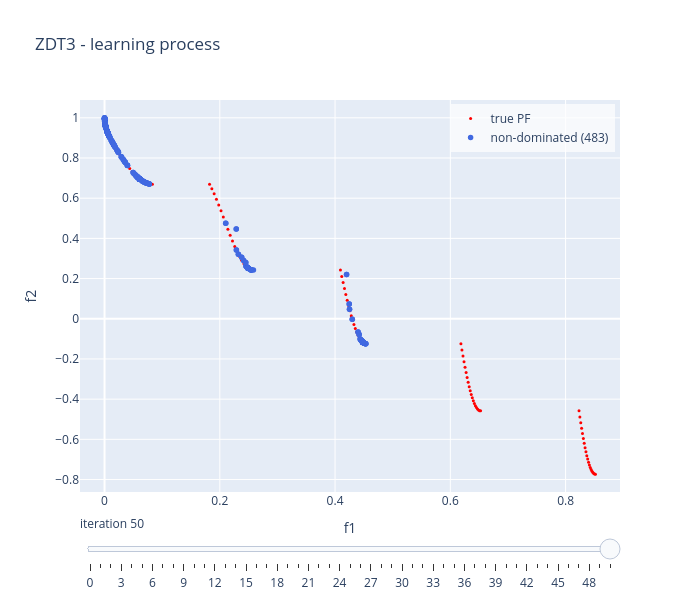

Notebook source saved alongside this figure:
### Code cell
linear_model.visualise("learning", show = False)

### Figure 1 — Plotly figure (JSON) as saved in the notebook; plotly's stock layout.template omitted (floating-point values rounded to 4 significant figures; data arrays with more than 128 entries replaced by an {"elided": "..."} marker saying what was removed)
{"data": [{"marker": {"color": "red", "size": 3}, "mode": "markers", "name": "true PF", "type": "scatter", "x": [0.0, 0.004369, 0.008737, 0.01311, 0.01747, 0.02184, 0.02621, 0.03058, 0.03495, 0.03932, 0.04369, 0.04805, 0.05242, 0.05679, 0.06116, 0.06553, 0.0699, 0.07426, 0.07863, 0.083, 0.1822, 0.1862, 0.1902, 0.1942, 0.1981, 0.2021, 0.2061, 0.2101, 0.214, 0.218, 0.222, 0.226, 0.2299, 0.2339, 0.2379, 0.2419, 0.2458, 0.2498, 0.2538, 0.2578, 0.4093, 0.4117, 0.414, 0.4164, 0.4187, 0.421, 0.4234, 0.4257, 0.4281, 0.4304, 0.4328, 0.4351, 0.4375, 0.4398, 0.4422, 0.4445, 0.4468, 0.4492, 0.4515, 0.4539, 0.6184, 0.6202, 0.622, 0.6238, 0.6256, 0.6274, 0.6292, 0.631, 0.6328, 0.6346, 0.6364, 0.6381, 0.6399, 0.6417, 0.6435, 0.6453, 0.6471, 0.6489, 0.6507, 0.6525, 0.8233, 0.8248, 0.8263, 0.8278, 0.8293, 0.8308, 0.8323, 0.8338, 0.8353, 0.8368, 0.8383, 0.8398, 0.8413, 0.8428, 0.8443, 0.8458, 0.8473, 0.8488, 0.8503, 0.8518], "y": [1.0, 0.9333, 0.9042, 0.8803, 0.8587, 0.8384, 0.8189, 0.8001, 0.7819, 0.7646, 0.7482, 0.7328, 0.7188, 0.7062, 0.6953, 0.6861, 0.6789, 0.6738, 0.6707, 0.6697, 0.6697, 0.6467, 0.6217, 0.5948, 0.5665, 0.5371, 0.5069, 0.4764, 0.446, 0.4162, 0.3874, 0.3601, 0.3347, 0.3117, 0.2914, 0.2742, 0.2604, 0.2504, 0.2442, 0.2422, 0.2422, 0.211, 0.1802, 0.1502, 0.1209, 0.09262, 0.06548, 0.03962, 0.0152, -0.007636, -0.02876, -0.04805, -0.06537, -0.08063, -0.09373, -0.1046, -0.1131, -0.1193, -0.123, -0.1242, -0.1242, -0.1551, -0.1849, -0.2137, -0.2413, -0.2675, -0.2924, -0.3158, -0.3377, -0.3579, -0.3765, -0.3933, -0.4082, -0.4213, -0.4325, -0.4417, -0.4489, -0.4541, -0.4572, -0.4583, -0.4583, -0.4884, -0.5173, -0.5449, -0.5712, -0.5962, -0.6197, -0.6417, -0.6622, -0.681, -0.6982, -0.7138, -0.7276, -0.7396, -0.7499, -0.7583, -0.7649, -0.7696, -0.7724, -0.7734]}, {"marker": {"color": "royalblue", "size": 5.5}, "mode": "markers", "name": "non-dominated (483)", "type": "scatter", "x": {"elided": "483 float values"}, "y": {"elided": "483 float values"}}], "layout": {"height": 600, "legend": {"bgcolor": "rgba(255,255,255,0.7)", "x": 0.99, "xanchor": "right", "y": 0.99, "yanchor": "top"}, "showlegend": true, "sliders": [{"active": 50, "currentvalue": {"prefix": "iteration "}, "steps": [{"args": [["0"], {"frame": {"redraw": true}, "mode": "immediate"}], "label": "0", "method": "animate"}, {"args": [["1"], {"frame": {"redraw": true}, "mode": "immediate"}], "label": "1", "method": "animate"}, {"args": [["2"], {"frame": {"redraw": true}, "mode": "immediate"}], "label": "2", "method": "animate"}, {"args": [["3"], {"frame": {"redraw": true}, "mode": "immediate"}], "label": "3", "method": "animate"}, {"args": [["4"], {"frame": {"redraw": true}, "mode": "immediate"}], "label": "4", "method": "animate"}, {"args": [["5"], {"frame": {"redraw": true}, "mode": "immediate"}], "label": "5", "method": "animate"}, {"args": [["6"], {"frame": {"redraw": true}, "mode": "immediate"}], "label": "6", "method": "animate"}, {"args": [["7"], {"frame": {"redraw": true}, "mode": "immediate"}], "label": "7", "method": "animate"}, {"args": [["8"], {"frame": {"redraw": true}, "mode": "immediate"}], "label": "8", "method": "animate"}, {"args": [["9"], {"frame": {"redraw": true}, "mode": "immediate"}], "label": "9", "method": "animate"}, {"args": [["10"], {"frame": {"redraw": true}, "mode": "immediate"}], "label": "10", "method": "animate"}, {"args": [["11"], {"frame": {"redraw": true}, "mode": "immediate"}], "label": "11", "method": "animate"}, {"args": [["12"], {"frame": {"redraw": true}, "mode": "immediate"}], "label": "12", "method": "animate"}, {"args": [["13"], {"frame": {"redraw": true}, "mode": "immediate"}], "label": "13", "method": "animate"}, {"args": [["14"], {"frame": {"redraw": true}, "mode": "immediate"}], "label": "14", "method": "animate"}, {"args": [["15"], {"frame": {"redraw": true}, "mode": "immediate"}], "label": "15", "method": "animate"}, {"args": [["16"], {"frame": {"redraw": true}, "mode": "immediate"}], "label": "16", "method": "animate"}, {"args": [["17"], {"frame": {"redraw": true}, "mode": "immediate"}], "label": "17", "method": "animate"}, {"args": [["18"], {"frame": {"redraw": true}, "mode": "immediate"}], "label": "18", "method": "animate"}, {"args": [["19"], {"frame": {"redraw": true}, "mode": "immediate"}], "label": "19", "method": "animate"}, {"args": [["20"], {"frame": {"redraw": true}, "mode": "immediate"}], "label": "20", "method": "animate"}, {"args": [["21"], {"frame": {"redraw": true}, "mode": "immediate"}], "label": "21", "method": "animate"}, {"args": [["22"], {"frame": {"redraw": true}, "mode": "immediate"}], "label": "22", "method": "animate"}, {"args": [["23"], {"frame": {"redraw": true}, "mode": "immediate"}], "label": "23", "method": "animate"}, {"args": [["24"], {"frame": {"redraw": true}, "mode": "immediate"}], "label": "24", "method": "animate"}, {"args": [["25"], {"frame": {"redraw": true}, "mode": "immediate"}], "label": "25", "method": "animate"}, {"args": [["26"], {"frame": {"redraw": true}, "mode": "immediate"}], "label": "26", "method": "animate"}, {"args": [["27"], {"frame": {"redraw": true}, "mode": "immediate"}], "label": "27", "method": "animate"}, {"args": [["28"], {"frame": {"redraw": true}, "mode": "immediate"}], "label": "28", "method": "animate"}, {"args": [["29"], {"frame": {"redraw": true}, "mode": "immediate"}], "label": "29", "method": "animate"}, {"args": [["30"], {"frame": {"redraw": true}, "mode": "immediate"}], "label": "30", "method": "animate"}, {"args": [["31"], {"frame": {"redraw": true}, "mode": "immediate"}], "label": "31", "method": "animate"}, {"args": [["32"], {"frame": {"redraw": true}, "mode": "immediate"}], "label": "32", "method": "animate"}, {"args": [["33"], {"frame": {"redraw": true}, "mode": "immediate"}], "label": "33", "method": "animate"}, {"args": [["34"], {"frame": {"redraw": true}, "mode": "immediate"}], "label": "34", "method": "animate"}, {"args": [["35"], {"frame": {"redraw": true}, "mode": "immediate"}], "label": "35", "method": "animate"}, {"args": [["36"], {"frame": {"redraw": true}, "mode": "immediate"}], "label": "36", "method": "animate"}, {"args": [["37"], {"frame": {"redraw": true}, "mode": "immediate"}], "label": "37", "method": "animate"}, {"args": [["38"], {"frame": {"redraw": true}, "mode": "immediate"}], "label": "38", "method": "animate"}, {"args": [["39"], {"frame": {"redraw": true}, "mode": "immediate"}], "label": "39", "method": "animate"}, {"args": [["40"], {"frame": {"redraw": true}, "mode": "immediate"}], "label": "40", "method": "animate"}, {"args": [["41"], {"frame": {"redraw": true}, "mode": "immediate"}], "label": "41", "method": "animate"}, {"args": [["42"], {"frame": {"redraw": true}, "mode": "immediate"}], "label": "42", "method": "animate"}, {"args": [["43"], {"frame": {"redraw": true}, "mode": "immediate"}], "label": "43", "method": "animate"}, {"args": [["44"], {"frame": {"redraw": true}, "mode": "immediate"}], "label": "44", "method": "animate"}, {"args": [["45"], {"frame": {"redraw": true}, "mode": "immediate"}], "label": "45", "method": "animate"}, {"args": [["46"], {"frame": {"redraw": true}, "mode": "immediate"}], "label": "46", "method": "animate"}, {"args": [["47"], {"frame": {"redraw": true}, "mode": "immediate"}], "label": "47", "method": "animate"}, {"args": [["48"], {"frame": {"redraw": true}, "mode": "immediate"}], "label": "48", "method": "animate"}, {"args": [["49"], {"frame": {"redraw": true}, "mode": "immediate"}], "label": "49", "method": "animate"}, {"args": [["50"], {"frame": {"redraw": true}, "mode": "immediate"}], "label": "50", "method": "animate"}]}], "title": {"text": "ZDT3 - learning process"}, "width": 700, "xaxis": {"range": [-0.04259, 0.8944], "title": {"text": "f1"}}, "yaxis": {"range": [-0.862, 1.089], "title": {"text": "f2"}}}}
